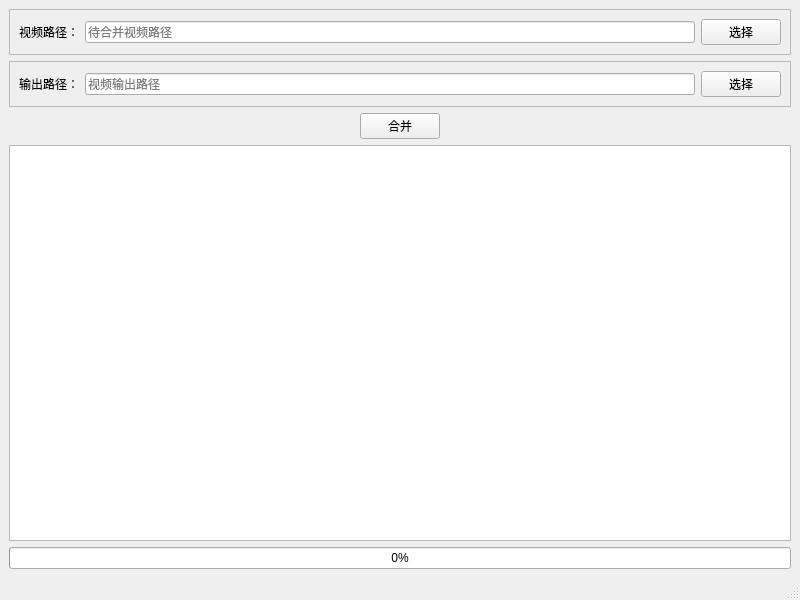
<?xml version="1.0" encoding="UTF-8"?>
<ui version="4.0">
 <class>BiliWidget</class>
 <widget class="QMainWindow" name="BiliWidget">
  <property name="geometry">
   <rect>
    <x>0</x>
    <y>0</y>
    <width>800</width>
    <height>600</height>
   </rect>
  </property>
  <property name="windowTitle">
   <string>BiliWidget</string>
  </property>
  <widget class="QWidget" name="centralwidget">
   <layout class="QVBoxLayout" name="verticalLayout">
    <item>
     <widget class="QFrame" name="frame">
      <property name="frameShape">
       <enum>QFrame::StyledPanel</enum>
      </property>
      <property name="frameShadow">
       <enum>QFrame::Plain</enum>
      </property>
      <layout class="QHBoxLayout" name="horizontalLayout_5">
       <item>
        <widget class="QLabel" name="srcLabel">
         <property name="text">
          <string>视频路径：</string>
         </property>
        </widget>
       </item>
       <item>
        <widget class="QLineEdit" name="srcLineEdit">
         <property name="inputMask">
          <string/>
         </property>
         <property name="placeholderText">
          <string>待合并视频路径</string>
         </property>
         <property name="cursorMoveStyle">
          <enum>Qt::LogicalMoveStyle</enum>
         </property>
        </widget>
       </item>
       <item>
        <widget class="QPushButton" name="srcBtn">
         <property name="text">
          <string>选择</string>
         </property>
         <property name="flat">
          <bool>false</bool>
         </property>
        </widget>
       </item>
      </layout>
     </widget>
    </item>
    <item>
     <widget class="QFrame" name="frame_2">
      <property name="frameShape">
       <enum>QFrame::StyledPanel</enum>
      </property>
      <property name="frameShadow">
       <enum>QFrame::Plain</enum>
      </property>
      <layout class="QHBoxLayout" name="horizontalLayout_6">
       <item>
        <widget class="QLabel" name="desLabel">
         <property name="text">
          <string>输出路径：</string>
         </property>
        </widget>
       </item>
       <item>
        <widget class="QLineEdit" name="desLineEdit">
         <property name="placeholderText">
          <string>视频输出路径</string>
         </property>
        </widget>
       </item>
       <item>
        <widget class="QPushButton" name="desBtn">
         <property name="text">
          <string>选择</string>
         </property>
        </widget>
       </item>
      </layout>
     </widget>
    </item>
    <item>
     <layout class="QHBoxLayout" name="horizontalLayout_3">
      <item>
       <spacer name="horizontalSpacer">
        <property name="orientation">
         <enum>Qt::Horizontal</enum>
        </property>
        <property name="sizeHint" stdset="0">
         <size>
          <width>40</width>
          <height>20</height>
         </size>
        </property>
       </spacer>
      </item>
      <item>
       <widget class="QPushButton" name="pushButton">
        <property name="text">
         <string>合并</string>
        </property>
       </widget>
      </item>
      <item>
       <spacer name="horizontalSpacer_2">
        <property name="orientation">
         <enum>Qt::Horizontal</enum>
        </property>
        <property name="sizeHint" stdset="0">
         <size>
          <width>40</width>
          <height>20</height>
         </size>
        </property>
       </spacer>
      </item>
     </layout>
    </item>
    <item>
     <widget class="QTableView" name="tableView"/>
    </item>
    <item>
     <widget class="QProgressBar" name="progressBar">
      <property name="value">
       <number>0</number>
      </property>
      <property name="alignment">
       <set>Qt::AlignCenter</set>
      </property>
      <property name="textDirection">
       <enum>QProgressBar::TopToBottom</enum>
      </property>
     </widget>
    </item>
   </layout>
  </widget>
  <widget class="QMenuBar" name="menubar">
   <property name="geometry">
    <rect>
     <x>0</x>
     <y>0</y>
     <width>800</width>
     <height>26</height>
    </rect>
   </property>
  </widget>
  <widget class="QStatusBar" name="statusbar"/>
 </widget>
 <resources/>
 <connections/>
</ui>
